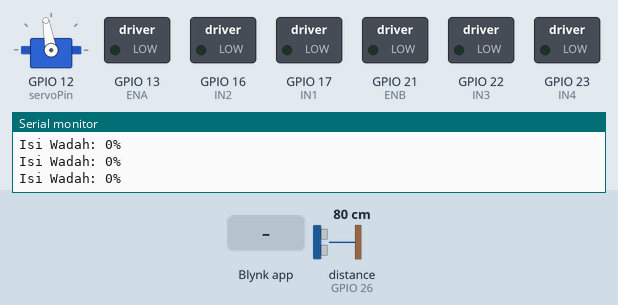
Recording of a sketch running on a simulated ESP32. On the bench: servo, switched loads named in the sketch (green lamp = pin HIGH), the last lines printed to the serial monitor. Wiring (inferred from the names in the program): ultrasonic range finder: trigger GPIO 27; echo GPIO 26. Inputs (shaded band) come from the test bench; at power-on: distance to the obstacle (sensor on GPIO 26) 80 cm. The echo pulse lasts 58.3 µs per cm; WiFi joins after 1.5 s; servers stay silent unless stated; pins used as bus, display or sensor lines are not drawn.

Above: at 3.0 s.
3.1 s: Blynk app writes 1 to V0
At 4.0 s:
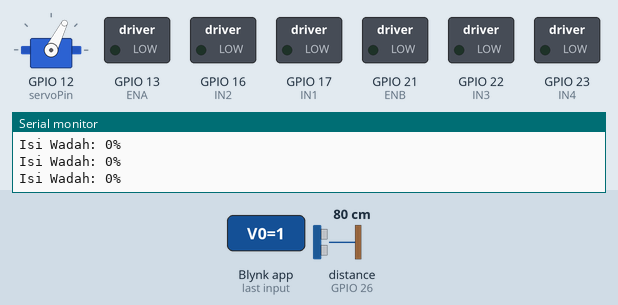
6.1 s: Blynk app writes 0 to V0
At 7.2 s:
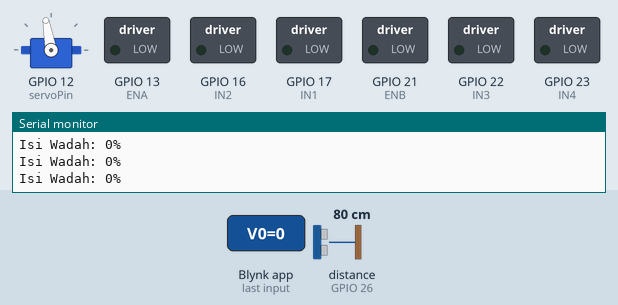
7.6 s: Blynk app writes 200 to V0
At 7.8 s:
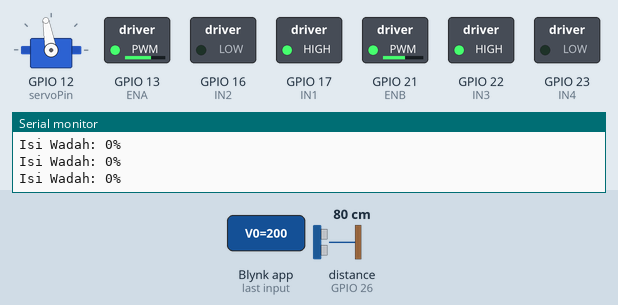
Timing chart, 0 to 16.6 s (numbered marks = the images above; inputs shaded):
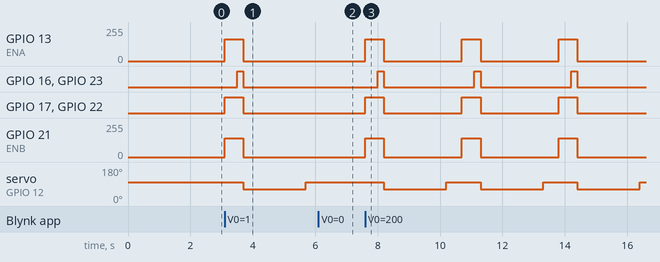

Measured:
- after the input at 3.1 s, GPIO 13 (ENA): 0/255 → 164/255 at once, → 0/255 0.60 s later; GPIO 16 (IN2): LOW → HIGH after 0.40 s, → LOW 0.20 s later
- after the input at 6.1 s, GPIO 13 (ENA): stays 0/255 (without the input it goes to 164/255 after 0.10 s); GPIO 16 (IN2): stays LOW (without the input it goes to HIGH after 0.50 s)
- after the input at 7.6 s, GPIO 13 (ENA): alternates 164/255 for 0.60 s and 0/255 for 2.5 s, starting at once; GPIO 16 (IN2): alternates HIGH for 0.20 s and LOW for 2.9 s, starting after 0.40 s

The sketch:

koding_KP_fixs.ino
```cpp
#define BLYNK_TEMPLATE_ID "TMPL6z_K-imgr"
#define BLYNK_TEMPLATE_NAME "monitoring"
#define BLYNK_PRINT Serial

#include <WiFi.h>
#include <BlynkSimpleEsp32.h>
#include <ESP32Servo.h>

// ================= WIFI =================
char ssid[] = "FnR";
char pass[] = "rasahguyaguyu";
char auth[] = "k9FxgJhGqZ41_gpO_3k2wyKEHvvCMIDH";

// ================= PIN L298N =================
#define ENA 13
#define ENB 21
#define IN1 17
#define IN2 16
#define IN3 22
#define IN4 23

// ================= PWM =================
#define PWM_FREQ 1000
#define PWM_RES  8

// ================= ULTRASONIC =================
#define trig 27
#define echo 26
const float JARAK_PENUH  = 2.0; // cm saat wadah penuh
const float JARAK_KOSONG = 9.0; // cm saat wadah kosong

// ================= SERVO =================
#define servoPin 12
const int SERVO_TUTUP = 100;
const int SERVO_BUKA  = 63;

// ================= MOTOR =================
const int SPEED_KIRI  = 165;
const int SPEED_KANAN = 140;

// ================= WAKTU =================
const unsigned long TIME_MAJU_20CM = 400; // Sesuaikan waktu untuk jarak 20cm
const unsigned long TIME_BRAKE     = 200;
const unsigned long SERVO_DELAY    = 2000; // Beri waktu lebih lama agar isi turun

// ================= GLOBAL =================
Servo servo;
bool robotAktif = false;
unsigned long lastActionTime = 0;
unsigned long lastUltraTime = 0;
const unsigned long ULTRA_INTERVAL = 500; // Baca sensor tiap 0.5 detik
int isiWadah = 0;

enum RobotState {
  IDLE,
  MAJU_20CM,
  REM_MOTOR,
  STOP_AND_DOSE, // State baru untuk proses servo
  TUTUP_SERVO
};

RobotState currentState = IDLE;

// ================= BLYNK =================
BLYNK_WRITE(V0) {
  robotAktif = param.asInt();
  if (!robotAktif) {
    currentState = IDLE;
    berhenti();
  }
}

// ================= SETUP =================
void setup() {
  Serial.begin(115200);

  pinMode(IN1, OUTPUT);
  pinMode(IN2, OUTPUT);
  pinMode(IN3, OUTPUT);
  pinMode(IN4, OUTPUT);

  ledcAttach(ENA, PWM_FREQ, PWM_RES);
  ledcAttach(ENB, PWM_FREQ, PWM_RES);

  pinMode(trig, OUTPUT);
  pinMode(echo, INPUT);

  servo.setPeriodHertz(50);
  servo.attach(servoPin, 500, 2400);
  servo.write(SERVO_TUTUP);

  Blynk.begin(auth, ssid, pass);
}

// ================= LOOP =================
void loop() {
  Blynk.run();
  unsigned long now = millis();

  // --- PEMBACAAN SENSOR (Setiap 500ms tanpa mengganggu gerakan) ---
  if (now - lastUltraTime >= ULTRA_INTERVAL) {
    lastUltraTime = now;
    isiWadah = bacaIsiWadah();
    Blynk.virtualWrite(V1, isiWadah);
    Serial.print("Isi Wadah: "); Serial.print(isiWadah); Serial.println("%");
  }

  if (!robotAktif) return;

  // --- LOGIKA PERGERAKAN ---
  switch (currentState) {
    case IDLE:
      maju();
      lastActionTime = now;
      currentState = MAJU_20CM;
      break;

    case MAJU_20CM:
      if (now - lastActionTime >= TIME_MAJU_20CM) {
        rem();
        lastActionTime = now;
        currentState = REM_MOTOR;
      }
      break;

    case REM_MOTOR:
      if (now - lastActionTime >= TIME_BRAKE) {
        berhenti();
        servo.write(SERVO_BUKA);
        lastActionTime = now;
        currentState = STOP_AND_DOSE;
      }
      break;

    case STOP_AND_DOSE:
      if (now - lastActionTime >= SERVO_DELAY) {
        servo.write(SERVO_TUTUP);
        lastActionTime = now;
        currentState = TUTUP_SERVO;
      }
      break;

    case TUTUP_SERVO:
      // Jeda sebentar setelah tutup sebelum maju lagi
      if (now - lastActionTime >= 500) {
        maju();
        lastActionTime = now;
        currentState = MAJU_20CM;
      }
      break;
  }
}

// ================= SENSOR FUNCTION =================
int bacaIsiWadah() {
  digitalWrite(trig, LOW);
  delayMicroseconds(2);
  digitalWrite(trig, HIGH);
  delayMicroseconds(10);
  digitalWrite(trig, LOW);

  // Timeout 20ms cukup untuk jarak ~3 meter
  long durasi = pulseIn(echo, HIGH, 20000);

  if (durasi == 0) return 0;

  float jarak = durasi * 0.034 / 2;

  // Membatasi jarak agar tidak keluar range
  if (jarak > JARAK_KOSONG) jarak = JARAK_KOSONG;
  if (jarak < JARAK_PENUH) jarak = JARAK_PENUH;

  // Map jarak ke persen (0-100%)
  // JARAK_KOSONG (misal 15cm) = 0%
  // JARAK_PENUH (misal 3cm) = 100%
  int persen = map(jarak * 10, JARAK_KOSONG * 10, JARAK_PENUH * 10, 0, 100);
  return constrain(persen, 0, 100);
}

// ================= MOTOR FUNCTIONS =================
void maju() {
  ledcWrite(ENA, SPEED_KIRI);
  ledcWrite(ENB, SPEED_KANAN);
  digitalWrite(IN1, HIGH);
  digitalWrite(IN2, LOW);
  digitalWrite(IN3, HIGH);
  digitalWrite(IN4, LOW);
}

void berhenti() {
  ledcWrite(ENA, 0);
  ledcWrite(ENB, 0);
  digitalWrite(IN1, LOW);
  digitalWrite(IN2, LOW);
  digitalWrite(IN3, LOW);
  digitalWrite(IN4, LOW);
}

void rem() {
  digitalWrite(IN1, HIGH);
  digitalWrite(IN2, HIGH);
  digitalWrite(IN3, HIGH);
  digitalWrite(IN4, HIGH);
}
```
